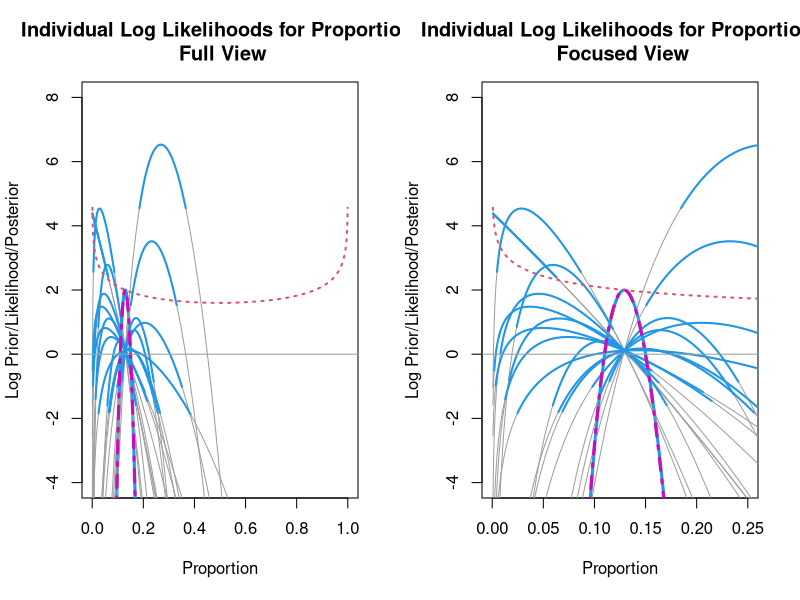

Reproduce this figure in R.
pdf(file="Figure3.pdf",width=10)
par(mfrow=c(1,2))

#data from published meta-analysis
x=c("Allen",26,1,
"Alvi",43,3,
"Buller",116,24,
"Codegoni",31,8,
"Dellas",66,20,
"Fujita",47,8,
"Geisler",107,21,
"Gras",42,2,
"Han",19,1,
"Iwabuchi",95,6,
"King",41,7,
"Kobayashi",68,2,
"Krajinovic",12,2,
"Osborne",25,2,
"Shih",31,0,
"Sood",68,25,
"Sood",109,13,
"Tangir",31,0)

X=matrix(x,ncol=3,byrow=T)
pos=as.numeric(X[,3])
neg=as.numeric(X[,2])
num=pos + neg
pos/num

#Glm models
summary(glm(cbind(pos,neg) ~ 1,family=binomial))
summary(glm(cbind(pos,neg) ~ 1,family=quasibinomial))

#Write out the log likelihood
loglik=function(x,n,p)
x * log(p) + (n - x) * log(1 - p)

#set range for unknown p
p=(1:1499)/1500

#calculate combined log likelihood
sumll=loglik(sum(pos),sum(num),p) - max(loglik(sum(pos),sum(num),p))

#Calculate log prior and posterior
prior=dbeta(p,.5,.5,log=T) - max(dbeta(p,.5,.5,log=T)) + 2
post=sumll + prior - max(sumll + prior) + 2

#plot combined log likelihood
plot(p,sumll + 2,type="n",ylim=c(-4,8),xlim=c(0,1),
xlab="Proportion",ylab="Log Prior/Likelihood/Posterior")
lines(p,sumll + 2,lty=1,col=4,lwd=3)
title(main="Individual Log Likelihoods for Proportion \n Full View")

#plot individual log likelihoods
j=(1:length(sumll))[sumll==max(sumll)]
for(i in 1:length(num))
lines(p,loglik(pos[i],num[i],p)  - loglik(pos[i],num[i],p[j])  + 2/length(num),lty=1,col=8)

#Highlight within drop of 2 from maximum 
for(i in 1:length(num)){
il=loglik(pos[i],num[i],p)  - loglik(pos[i],num[i],p[j])  + 2/length(num)
maxil=max(il)
peak=(1:length(il))[ il - maxil > -2]
lines(p[peak],il[peak],col=4,lwd=2)
}


mpi=(1:length(p))[post == max(post)]
p[mpi]

#plot log prior and psoterior
lines(p,prior -prior[mpi] + 2,col=2,lwd=2,lty=3)
lines(p,post,col=6,lty=4,lwd=3)
abline(h=0,col=8)

#Replot over smaller interval for unknown p
plot(p,sumll + 2,type="n",ylim=c(-4,8),xlim=c(0,.25),
xlab="Proportion",ylab="Log Prior/Likelihood/Posterior")
lines(p,sumll + 2,lty=1,col=4,lwd=3)
title(main="Individual Log Likelihoods for Proportion \n Focused View")
j=(1:length(sumll))[sumll==max(sumll)]
for(i in 1:length(num))
lines(p,loglik(pos[i],num[i],p)  - loglik(pos[i],num[i],p[j])  + 2/length(num),lty=1,col=8)
for(i in 1:length(num)){
il=loglik(pos[i],num[i],p)  - loglik(pos[i],num[i],p[j])  + 2/length(num)
maxil=max(il)
peak=(1:length(il))[ il - maxil > -2]
lines(p[peak],il[peak],col=4,lwd=2)
}


mpi=(1:length(p))[post == max(post)]
p[mpi]

lines(p,prior -prior[mpi] + 2,col=2,lwd=2,lty=3)
lines(p,post,col=6,lty=4,lwd=3)
abline(h=0,col=8)
dev.off()

